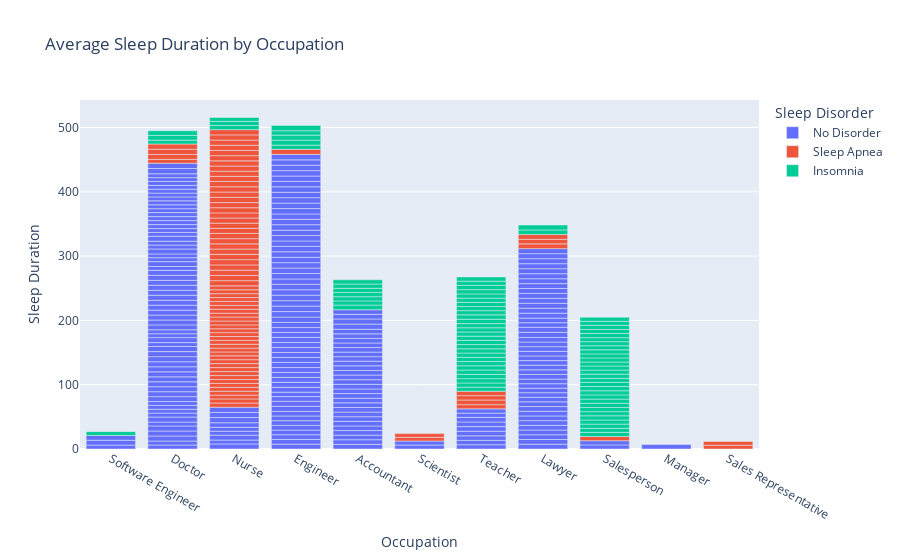

Notebook code cell kept with this figure:
### Code cell
fig = px.bar(data, x="Occupation", y="Sleep Duration", color="Sleep Disorder", title="Average Sleep Duration by Occupation")
fig.show()

### Figure 1 — Plotly figure (JSON) as saved in the notebook; plotly's stock layout.template omitted (floating-point values rounded to 4 significant figures; data arrays with more than 128 entries replaced by an {"elided": "..."} marker saying what was removed)
{"data": [{"alignmentgroup": "True", "hovertemplate": "Sleep Disorder=No Disorder<br>Occupation=%{x}<br>Sleep Duration=%{y}<extra></extra>", "legendgroup": "No Disorder", "marker": {"color": "#636efa", "pattern": {"shape": ""}}, "name": "No Disorder", "offsetgroup": "No Disorder", "orientation": "v", "showlegend": true, "textposition": "auto", "type": "bar", "x": {"elided": "219 str values"}, "xaxis": "x", "y": {"elided": "219 float values"}, "yaxis": "y"}, {"alignmentgroup": "True", "hovertemplate": "Sleep Disorder=Sleep Apnea<br>Occupation=%{x}<br>Sleep Duration=%{y}<extra></extra>", "legendgroup": "Sleep Apnea", "marker": {"color": "#EF553B", "pattern": {"shape": ""}}, "name": "Sleep Apnea", "offsetgroup": "Sleep Apnea", "orientation": "v", "showlegend": true, "textposition": "auto", "type": "bar", "x": ["Sales Representative", "Sales Representative", "Nurse", "Doctor", "Nurse", "Doctor", "Scientist", "Scientist", "Lawyer", "Teacher", "Teacher", "Lawyer", "Lawyer", "Teacher", "Teacher", "Engineer", "Salesperson", "Nurse", "Nurse", "Nurse", "Nurse", "Nurse", "Nurse", "Nurse", "Nurse", "Nurse", "Doctor", "Doctor", "Nurse", "Nurse", "Nurse", "Nurse", "Nurse", "Nurse", "Nurse", "Nurse", "Nurse", "Nurse", "Nurse", "Nurse", "Nurse", "Nurse", "Nurse", "Nurse", "Nurse", "Nurse", "Nurse", "Nurse", "Nurse", "Nurse", "Nurse", "Nurse", "Nurse", "Nurse", "Nurse", "Nurse", "Nurse", "Nurse", "Nurse", "Nurse", "Nurse", "Nurse", "Nurse", "Nurse", "Nurse", "Nurse", "Nurse", "Nurse", "Nurse", "Nurse", "Nurse", "Nurse", "Nurse", "Nurse", "Nurse", "Nurse", "Nurse", "Nurse"], "xaxis": "x", "y": [5.9, 5.9, 6.5, 6, 6.4, 7.7, 5.8, 5.8, 7.4, 6.6, 7.2, 7.1, 7.4, 6.8, 6.8, 7.8, 6.5, 5.9, 6, 6.1, 6.1, 6.1, 6.1, 6.2, 6.2, 6.2, 8.1, 8.1, 6.1, 6, 6, 6, 6, 6, 6, 6, 6.1, 6, 6.1, 6.1, 6, 6.1, 6, 6.1, 6.1, 6, 6.1, 6.1, 8.1, 8.1, 8.2, 8.2, 8.2, 8.2, 8.2, 8.1, 8.1, 8.1, 8, 8, 8, 8, 8, 8, 8.2, 8.2, 8.2, 8.2, 8, 8, 8.1, 8, 8.1, 8.1, 8, 8.1, 8.1, 8.1], "yaxis": "y"}, {"alignmentgroup": "True", "hovertemplate": "Sleep Disorder=Insomnia<br>Occupation=%{x}<br>Sleep Duration=%{y}<extra></extra>", "legendgroup": "Insomnia", "marker": {"color": "#00cc96", "pattern": {"shape": ""}}, "name": "Insomnia", "offsetgroup": "Insomnia", "orientation": "v", "showlegend": true, "textposition": "auto", "type": "bar", "x": ["Software Engineer", "Teacher", "Nurse", "Nurse", "Doctor", "Accountant", "Teacher", "Lawyer", "Engineer", "Lawyer", "Salesperson", "Teacher", "Salesperson", "Teacher", "Salesperson", "Teacher", "Salesperson", "Salesperson", "Salesperson", "Salesperson", "Salesperson", "Salesperson", "Salesperson", "Salesperson", "Salesperson", "Salesperson", "Engineer", "Engineer", "Teacher", "Salesperson", "Salesperson", "Salesperson", "Teacher", "Salesperson", "Teacher", "Salesperson", "Teacher", "Salesperson", "Teacher", "Salesperson", "Teacher", "Salesperson", "Teacher", "Salesperson", "Salesperson", "Teacher", "Salesperson", "Salesperson", "Teacher", "Salesperson", "Salesperson", "Teacher", "Salesperson", "Teacher", "Salesperson", "Engineer", "Teacher", "Teacher", "Teacher", "Teacher", "Teacher", "Teacher", "Teacher", "Teacher", "Teacher", "Teacher", "Teacher", "Doctor", "Doctor", "Nurse", "Accountant", "Accountant", "Accountant", "Accountant", "Accountant", "Accountant", "Engineer"], "xaxis": "x", "y": [5.9, 6.3, 6.5, 6.4, 6, 7.2, 6.6, 7.2, 6.5, 7.6, 6.5, 6.7, 6.3, 6.7, 6.5, 6.7, 6.4, 6.5, 6.5, 6.5, 6.5, 6.5, 6.5, 6.5, 6.5, 6.5, 7.8, 7.8, 6.6, 6.4, 6.3, 6.4, 6.6, 6.3, 6.6, 6.3, 6.6, 6.3, 6.6, 6.3, 6.6, 6.3, 6.6, 6.3, 6.4, 6.5, 6.3, 6.4, 6.5, 6.3, 6.4, 6.5, 6.3, 6.5, 6.3, 6.8, 6.8, 6.8, 6.5, 6.5, 6.5, 6.5, 6.6, 6.6, 6.6, 6.6, 6.6, 7.3, 7.3, 6.1, 6.5, 6.5, 6.6, 6.6, 6.6, 6.6, 8.3], "yaxis": "y"}], "layout": {"autosize": true, "barmode": "relative", "legend": {"title": {"text": "Sleep Disorder"}, "tracegroupgap": 0}, "title": {"text": "Average Sleep Duration by Occupation"}, "xaxis": {"anchor": "y", "autorange": true, "domain": [0, 1], "range": [-0.5, 10.5], "title": {"text": "Occupation"}, "type": "category"}, "yaxis": {"anchor": "x", "autorange": true, "domain": [0, 1], "range": [0, 542.7], "title": {"text": "Sleep Duration"}, "type": "linear"}}}
